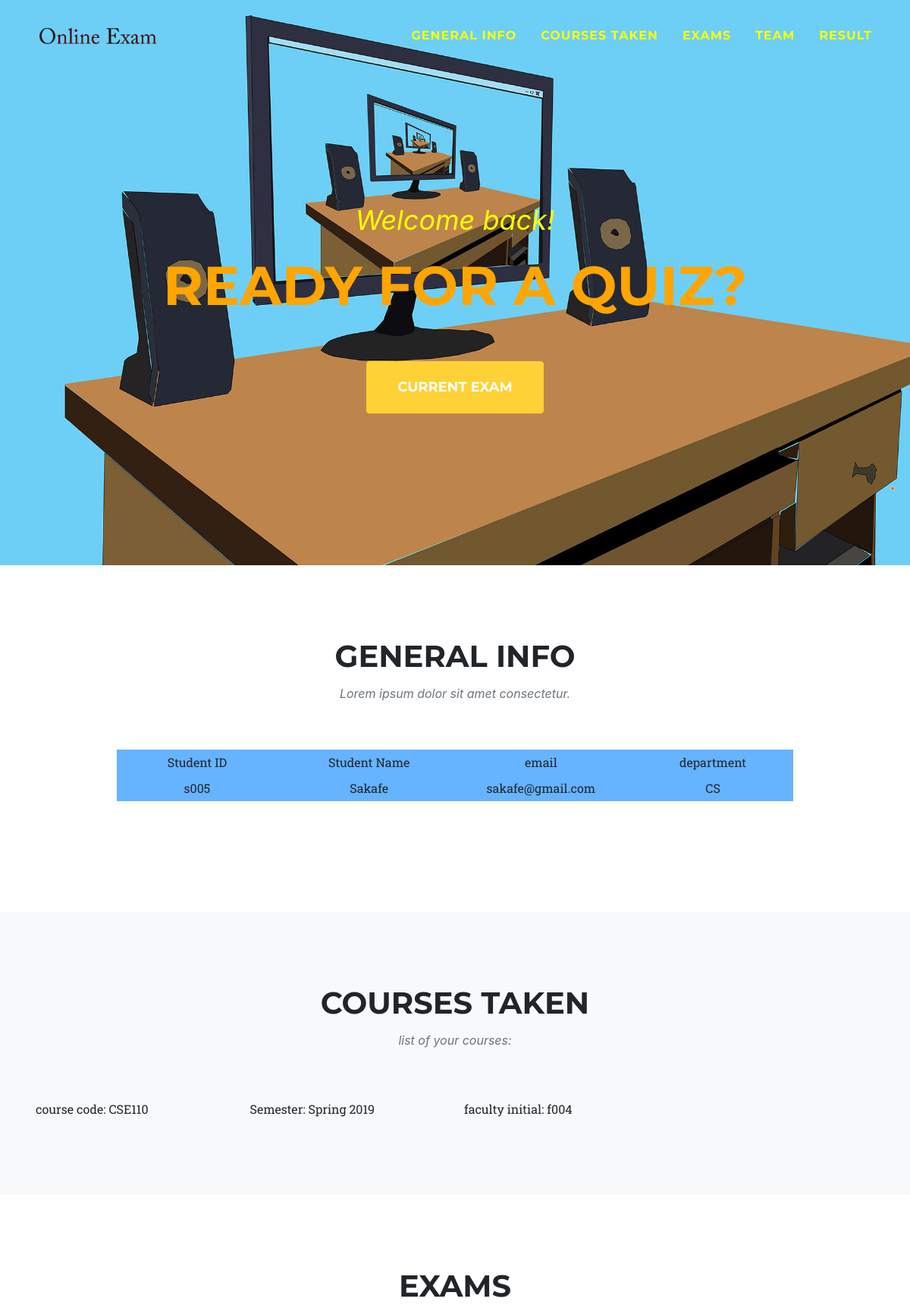
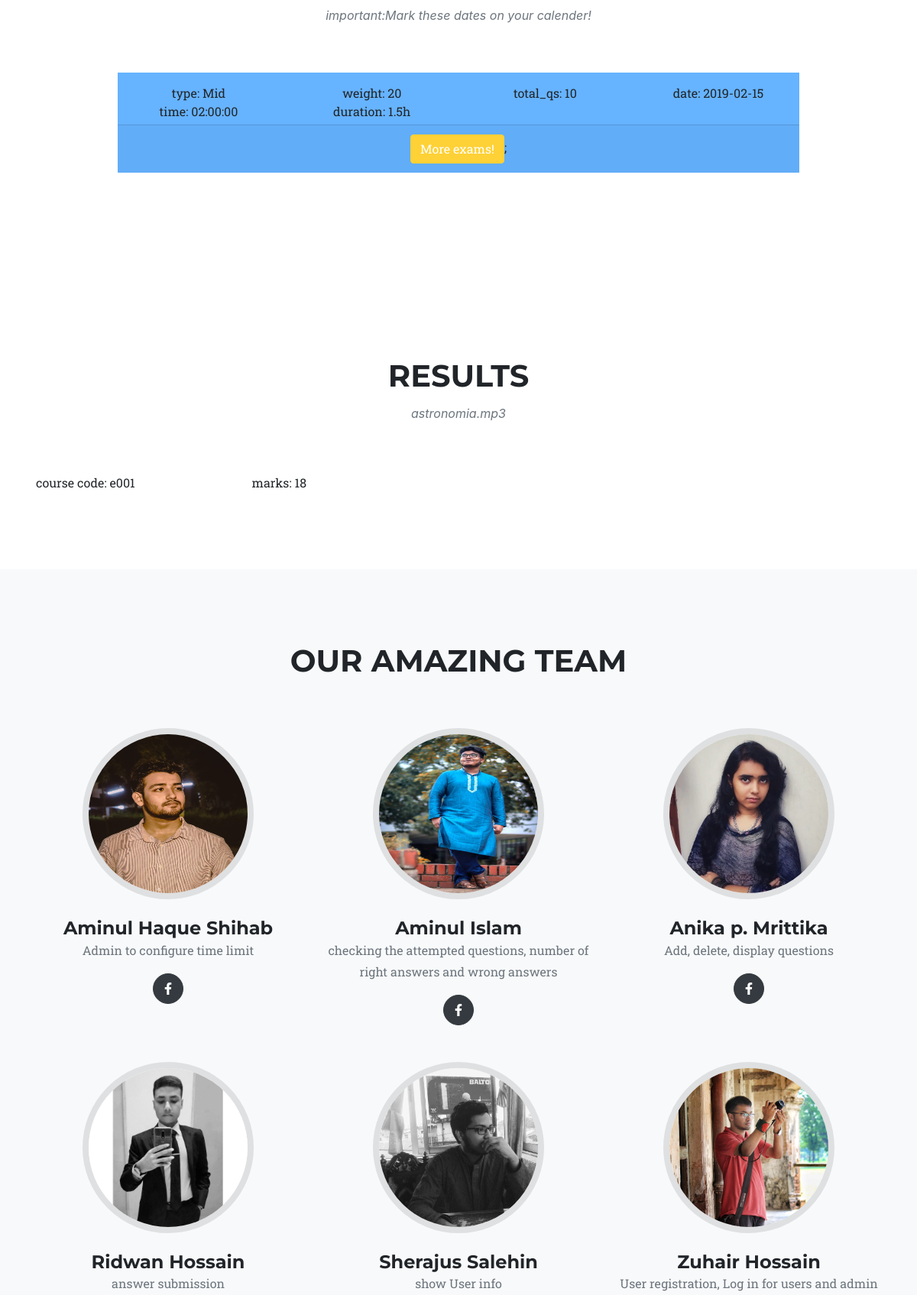
/studentView/home.php?user=Sakafe (upper part), run on the app's committed database (2 pictures, top to bottom).
### tables this page shows
CREATE TABLE `student` (
  `std_id` varchar(10) NOT NULL,
  `name` varchar(50) NOT NULL,
  `email` varchar(50) NOT NULL,
  `password` varchar(100) NOT NULL,
  `major` varchar(15) DEFAULT NULL
);

CREATE TABLE `assigned_to` (
  `c_code` varchar(15) NOT NULL,
  `std_id` varchar(10) NOT NULL,
  `faculty_id` varchar(10) NOT NULL,
  `semester` varchar(20) NOT NULL
);

CREATE TABLE `exam` (
  `c_code` varchar(15) NOT NULL,
  `exam_id` varchar(10) NOT NULL,
  `type` varchar(5) NOT NULL,
  `weight` int(11) DEFAULT NULL,
  `total_qs` char(3) NOT NULL,
  `date` date DEFAULT NULL,
  `time` time DEFAULT NULL,
  `duration` varchar(6) DEFAULT NULL
);

CREATE TABLE `attend` (
  `exam_id` varchar(10) NOT NULL,
  `std_id` varchar(10) NOT NULL,
  `status` varchar(20) NOT NULL,
  `obtained_marks` int(11) DEFAULT NULL
);

### studentView/home.php (the view, shortened to what this page needs)
<!DOCTYPE html>
<html lang="en">
    <head>
        <link href="css/styles.css" rel="stylesheet" />
    </head>
    <body id="page-top">
        <nav class="navbar navbar-expand-lg navbar-dark fixed-top" id="mainNav">
            <div class="container">
                <a class="navbar-brand js-scroll-trigger" href="#page-top"><img src="assets/img/navbar-logo.png" alt="" /></a>
                <div class="collapse navbar-collapse" id="navbarResponsive">
                    <ul class="navbar-nav text-uppercase ml-auto">
                        <li class="nav-item"><a class="nav-link js-scroll-trigger" href="#services">General Info</a></li>
                        <li class="nav-item"><a class="nav-link js-scroll-trigger" href="#portfolio">Courses taken</a></li>
                        <li class="nav-item"><a class="nav-link js-scroll-trigger" href="#about">Exams</a></li>
                        <li class="nav-item"><a class="nav-link js-scroll-trigger" href="#team">Team</a></li>
                        <li class="nav-item"><a class="nav-link js-scroll-trigger" href="#res">Result</a></li>
                    </ul>
                </div>
            </div>
        </nav>
        <header class="masthead">
            <div class="container">
                <div class="masthead-subheading">Welcome back!</div>
                <div class="masthead-heading text-uppercase">Ready for a quiz?</div>
                <a class="btn btn-primary btn-xl text-uppercase js-scroll-trigger" href="#services">Current exam</a>
            </div>
        </header>
        <section class="page-section" id="services">
            <div class="container">
                <div class="text-center">
                    <h2 class="section-heading text-uppercase">General Info</h2>
                    <h3 class="section-subheading text-muted">Lorem ipsum dolor sit amet consectetur.</h3>
                </div>
		<div style="margin-left:10%; margin-right:10%; margin-top:50px; margin-bottom:50px;text-align:center;background:#66b3ff;">
			<div class="row" style="padding:5px;">
				<div class="col-md-3">  Student ID </div>
				<div class="col-md-3">  Student Name </div>
				<div class="col-md-3">  email </div>
			    <div class="col-md-3">  department </div>
			</div>
			<?php
			require_once("dbconnect.php");
			$k = $_GET['user'];
			$sql = "SELECT std_id, name, email, major FROM `student` WHERE name = '$k'";
			$result = mysqli_query($conn, $sql);
			if(mysqli_num_rows($result) > 0){
			while($row=mysqli_fetch_array($result)){
				?>
                <div class="row" style="padding:5px;">
				<div class="col-md-3">  <?php echo $row[0]; ?> </div>
				<div class="col-md-3">  <?php echo $row[1]; ?> </div>
			    <div class="col-md-3">  <?php echo $row[2]; ?> </div>
				<div class="col-md-3">  <?php echo $row[3]; ?> </div>
				</div>
			<?php
				}
			}
			?>
            </div>
        </section>
        <section class="page-section bg-light" id="portfolio">
            <div class="container">
                <div class="text-center">
                    <h2 class="section-heading text-uppercase">Courses taken</h2>
                    <h3 class="section-subheading text-muted">list of your courses:</h3>
                </div>
					<?php
			require_once("DBconnect.php");
			$curse=$_GET['user'];
			$sid = "SELECT std_id FROM `student` WHERE name = '$curse';";
			$res=mysqli_query($conn,$sid);
			$row0= mysqli_fetch_array($res);
			$sql = "SELECT c_code, semester,faculty_id FROM `assigned_to` WHERE std_id='$row0[0]';";
			$result = mysqli_query($conn, $sql);
				while($row = mysqli_fetch_array($result)){
			?>
			<div class="row" style="padding:5px;">
				<div class="col-md-3"> <?php echo "course code:"; ?> <?php echo $row[0]; ?> </div>
				<div class="col-md-3">  <?php echo "Semester:"; ?>  <?php echo $row[1]; ?> </div>
				<div class="col-md-3">  <?php echo "faculty initial:"; ?>  <?php echo $row[2]; ?> </div>
			</div>
			<?php
				}
			?>
            </div>
        </section>
        <section class="page-section" id="about">
            <div class="container">
                <div class="text-center">
                    <h2 class="section-heading text-uppercase">Exams</h2>
                    <h3 class="section-subheading text-muted">important:Mark these dates on your calender!</h3>
                </div>
			<div style="margin-left:10%; margin-right:10%; margin-top:50px; margin-bottom:50px;text-align:center;background:#66b3ff;">
			<div class="row" style="padding:5px;">
			</div>
			<?php
			require_once("DBconnect.php");
			$curse=$_GET['user'];
			$sid = "SELECT std_id FROM `student` WHERE name = '$curse';";
			$res=mysqli_query($conn,$sid);
			$row0= mysqli_fetch_array($res);
			$eid = "SELECT exam_id FROM  `attend` WHERE std_id='$row0[0]';";
			$res2= mysqli_query($conn,$eid);
			$row1= mysqli_fetch_array($res2);
			$code = "SELECT c_code FROM `exam` WHERE exam_id='$row1[0]';";
			$res3= mysqli_query($conn,$code);
			$row2= mysqli_fetch_array($res3);
            $sql = "SELECT type, weight,total_qs, date, time, duration FROM exam WHERE c_code='$row2[0]';";
			$result = mysqli_query($conn, $sql);
				while($row = mysqli_fetch_array($result)){
			?>
			<div class="row" style="padding:5px;">
				<div class="col-md-3"> <?php echo "type:"; ?> <?php echo $row[0]; ?> </div>
				<div class="col-md-3">  <?php echo "weight:"; ?>  <?php echo $row[1]; ?> </div>
				<div class="col-md-3">  <?php echo "total_qs:"; ?>  <?php echo $row[2]; ?> </div>
				<div class="col-md-3">  <?php echo "date:"; ?>  <?php echo $row[3]; ?> </div>
				<div class="col-md-3">  <?php echo "time:"; ?>  <?php echo $row[4]; ?> </div>
				<div class="col-md-3">  <?php echo "duration:"; ?>  <?php echo $row[5]; ?> </div>
			</div>
			<?php
				}
			?>
			 <div class="card-footer">
          <a href="examred.php"class="btn btn-primary"> More exams!</a>;
          </div>
		</div>
            </div>
        </section>
        <section class="page-section" id="res">
             <div class="container">
                <div class="text-center">
                    <h2 class="section-heading text-uppercase">Results</h2>
                    <h3 class="section-subheading text-muted">astronomia.mp3</h3>
                </div>
					<?php
			require_once("DBconnect.php");
			$curse=$_GET['user'];
			$sid = "SELECT std_id FROM `student` WHERE name = '$curse';";
			$res=mysqli_query($conn,$sid);
			$row0= mysqli_fetch_array($res);
			$sql = "SELECT exam_id, obtained_marks FROM `attend` WHERE std_id='$row0[0]';";
			$result = mysqli_query($conn, $sql);
				while($row = mysqli_fetch_array($result)){
			?>
			<div class="row" style="padding:5px;">
				<div class="col-md-3"> <?php echo "course code:"; ?> <?php echo $row[0]; ?> </div>
				<div class="col-md-3">  <?php echo "marks:"; ?>  <?php echo $row[1]; ?> </div>
			</div>
			<?php
				}
			?>
            </div>
        </section>
        <section class="page-section bg-light" id="team">
            <div class="container">
                <div class="text-center">
                    <h2 class="section-heading text-uppercase">Our Amazing Team</h2>
                </div>
                <div class="row">
                    <div class="col-lg-4">
                        <div class="team-member">
                            <img class="mx-auto rounded-circle" src="assets/img/team/1.jpg" alt="" />
                            <h4>Aminul Haque Shihab</h4>
                            <p class="text-muted">Admin to configure time limit</p>
                            <a class="btn btn-dark btn-social mx-2" href="https://www.facebook.com/shihab4162/"><i class="fab fa-facebook-f"></i></a>
                        </div>
                    </div>
                    <div class="col-lg-4">
                        <div class="team-member">
                            <img class="mx-auto rounded-circle" src="assets/img/team/2.jpg" alt="" />
                            <h4>Aminul Islam</h4>
                            <p class="text-muted">checking the attempted questions, number of right answers and wrong answers</p>
                            <a class="btn btn-dark btn-social mx-2" href="https://www.facebook.com/profile.php?id=100006903917206"><i class="fab fa-facebook-f"></i></a>
                        </div>
                    </div>
                    <div class="col-lg-4">
                        <div class="team-member">
                            <img class="mx-auto rounded-circle" src="assets/img/team/3.jpg" alt="" />
                            <h4>Anika p. Mrittika</h4>
                            <p class="text-muted">Add, delete, display questions</p>
                            <a class="btn btn-dark btn-social mx-2" href="https://www.facebook.com/mrittika6104/"><i class="fab fa-facebook-f"></i></a>
                        </div>
                    </div>
					 <div class="col-lg-4">
                        <div class="team-member">
                            <img class="mx-auto rounded-circle" src="assets/img/team/4.jpg" alt="" />
                            <h4>Ridwan Hossain</h4>
                            <p class="text-muted">answer submission</p>
                        </div>
                    </div>
					 <div class="col-lg-4">
                        <div class="team-member">
                            <img class="mx-auto rounded-circle" src="assets/img/team/5.jpg" alt="" />
                            <h4>Sherajus Salehin</h4>
                            <p class="text-muted">show User info</p>
                        </div>
                    </div>
					 <div class="col-lg-4">
                        <div class="team-member">
                            <img class="mx-auto rounded-circle" src="assets/img/team/6.jpg" alt="" />
                            <h4>Zuhair Hossain</h4>
                            <p class="text-muted">User registration, Log in for users and admin</p>
                        </div>
                    </div>
                </div>
            </div>
        </section>
    </body>
</html>

### data on the page
student: std_id "s005", name "Sakafe", email "sakafe@gmail.com", major "CS"
assigned_to: c_code "CSE110", semester "Spring 2019", faculty "f004"
exam: type "Mid", weight "20", total_qs "10", date "2019-02-15", time "02:00:00", duration "1.5h"
attend: exam "e001", obtained_marks "18"
